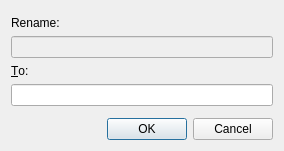
<?xml version="1.0" encoding="UTF-8"?>
<ui version="4.0">
 <class>RenameDialog</class>
 <widget class="QDialog" name="RenameDialog">
  <property name="geometry">
   <rect>
    <x>0</x>
    <y>0</y>
    <width>284</width>
    <height>151</height>
   </rect>
  </property>
  <layout class="QVBoxLayout" name="verticalLayout">
   <item>
    <spacer name="topSpacer">
     <property name="orientation">
      <enum>Qt::Vertical</enum>
     </property>
     <property name="sizeHint" stdset="0">
      <size>
       <width>20</width>
       <height>40</height>
      </size>
     </property>
    </spacer>
   </item>
   <item>
    <widget class="QLabel" name="oldNameLabel">
     <property name="text">
      <string>Rename:</string>
     </property>
     <property name="buddy">
      <cstring>oldNameEdit</cstring>
     </property>
    </widget>
   </item>
   <item>
    <widget class="QLineEdit" name="oldNameEdit">
     <property name="enabled">
      <bool>false</bool>
     </property>
     <property name="readOnly">
      <bool>true</bool>
     </property>
    </widget>
   </item>
   <item>
    <widget class="QLabel" name="newNameLabel">
     <property name="text">
      <string>&amp;To:</string>
     </property>
     <property name="buddy">
      <cstring>newNameEdit</cstring>
     </property>
    </widget>
   </item>
   <item>
    <widget class="QLineEdit" name="newNameEdit"/>
   </item>
   <item>
    <spacer name="bottomSpacer">
     <property name="orientation">
      <enum>Qt::Vertical</enum>
     </property>
     <property name="sizeHint" stdset="0">
      <size>
       <width>20</width>
       <height>40</height>
      </size>
     </property>
    </spacer>
   </item>
   <item>
    <widget class="QDialogButtonBox" name="buttonBox">
     <property name="orientation">
      <enum>Qt::Horizontal</enum>
     </property>
     <property name="standardButtons">
      <set>QDialogButtonBox::Cancel|QDialogButtonBox::Ok</set>
     </property>
    </widget>
   </item>
  </layout>
 </widget>
 <tabstops>
  <tabstop>oldNameEdit</tabstop>
  <tabstop>newNameEdit</tabstop>
 </tabstops>
 <resources/>
 <connections>
  <connection>
   <sender>buttonBox</sender>
   <signal>accepted()</signal>
   <receiver>RenameDialog</receiver>
   <slot>accept()</slot>
   <hints>
    <hint type="sourcelabel">
     <x>248</x>
     <y>254</y>
    </hint>
    <hint type="destinationlabel">
     <x>157</x>
     <y>274</y>
    </hint>
   </hints>
  </connection>
  <connection>
   <sender>buttonBox</sender>
   <signal>rejected()</signal>
   <receiver>RenameDialog</receiver>
   <slot>reject()</slot>
   <hints>
    <hint type="sourcelabel">
     <x>316</x>
     <y>260</y>
    </hint>
    <hint type="destinationlabel">
     <x>286</x>
     <y>274</y>
    </hint>
   </hints>
  </connection>
 </connections>
</ui>
